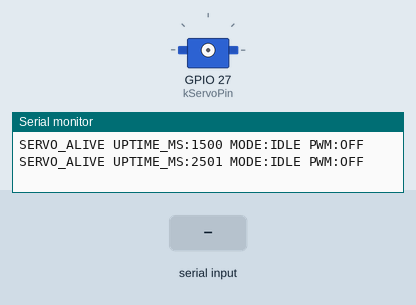
Bench run of a program on a simulated ESP32. Shown: servo, the last lines printed to the serial monitor. The test bench sets the inputs (shaded band). Servo pulses on a pin are drawn as a servo (544–2400 µs = 0–180°).

Above: at 2.7 s.
2.8 s: "CENTER\n" received over Serial
4.3 s: "TEST\n" received over Serial
At 7.1 s:
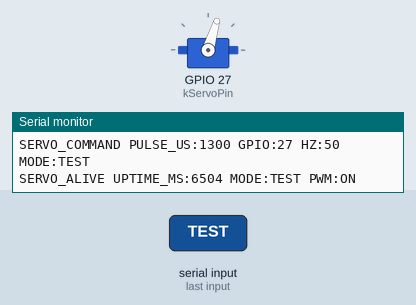
7.3 s: "STOP\n" received over Serial
At 8.1 s:
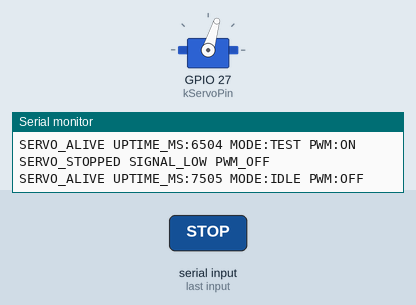
Timing chart, 0 to 10.3 s (numbered marks = the images above; inputs shaded):
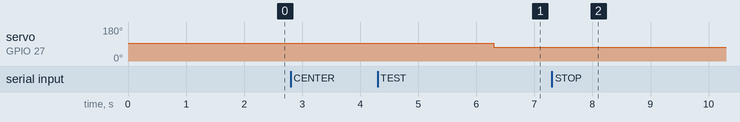

Measured:
- after the input at 4.3 s, servo on GPIO 27 (kServoPin): 93° → 73° after 2.0 s
- after the input at 7.3 s, servo on GPIO 27 (kServoPin): stays 73° (without the input it goes to 112° after 1.0 s)

The program:

main.cpp
```cpp
// Manual, unloaded SG90 test. External ~5 V supply; common ground; GPIO27.
// No automatic motion on boot/reset/open. CENTER and TEST require serial input.
// Pulse widths are commands, not measurements of the shaft's actual angle.
#include <Arduino.h>

static constexpr uint8_t kServoPin = 27;
static constexpr uint32_t kFrequency = 50;
static constexpr uint8_t kResolution = 16;
static constexpr uint16_t kPulsesUs[] = {1500, 1300, 1700, 1500};
enum class Mode { Idle, Center, Test };
static Mode mode = Mode::Idle;
static bool attached = false;
static uint8_t stepIndex = 0;
static unsigned long stepStarted = 0;
static unsigned long lastHeartbeat = 0;
static char command[24];
static size_t commandLength = 0;
static bool commandOverflow = false;

static const char *modeName() {
  if (mode == Mode::Center) return "CENTER";
  if (mode == Mode::Test) return "TEST";
  return "IDLE";
}

static void stopServo() {
  if (attached) {
    ledcWrite(kServoPin, 0);
    ledcDetach(kServoPin);
    attached = false;
  }
  digitalWrite(kServoPin, LOW);
  pinMode(kServoPin, OUTPUT);
  mode = Mode::Idle;
  Serial.println("SERVO_STOPPED SIGNAL_LOW PWM_OFF");
}

static bool sendPulse(uint16_t pulseUs) {
  if (!attached) {
    attached = ledcAttach(kServoPin, kFrequency, kResolution);
    if (!attached) {
      Serial.println("SERVO_ERROR PWM_ATTACH_FAILED");
      stopServo();
      return false;
    }
  }
  const uint32_t duty = (static_cast<uint32_t>(pulseUs) * 65535UL + 10000UL) / 20000UL;
  if (!ledcWrite(kServoPin, duty)) {
    Serial.println("SERVO_ERROR PWM_WRITE_FAILED");
    stopServo();
    return false;
  }
  stepStarted = millis();
  Serial.printf("SERVO_COMMAND PULSE_US:%u GPIO:27 HZ:50 MODE:%s\n", pulseUs, modeName());
  return true;
}

static void handleCommand() {
  if (!strcmp(command, "ID") || !strcmp(command, "STATUS")) {
    Serial.printf("SPARKBENCH SERVO_TEST GPIO:27 MODE:%s PWM:%s\n", modeName(), attached ? "ON" : "OFF");
  } else if (!strcmp(command, "STOP")) {
    stopServo();
  } else if (!strcmp(command, "CENTER")) {
    stopServo();
    mode = Mode::Center;
    sendPulse(1500);
  } else if (!strcmp(command, "TEST")) {
    stopServo();
    mode = Mode::Test;
    stepIndex = 0;
    sendPulse(kPulsesUs[stepIndex]);
  } else if (commandLength) {
    Serial.println("ERROR COMMANDS:ID STATUS CENTER TEST STOP");
  }
}

void setup() {
  digitalWrite(kServoPin, LOW);
  pinMode(kServoPin, OUTPUT);
  pinMode(25, INPUT);
  pinMode(26, INPUT);
  Serial.begin(115200);
  delay(1500);
  Serial.println("SPARKBENCH SERVO_TEST READY GPIO:27 PWM:OFF WAITING_FOR_COMMAND");
}

void loop() {
  while (Serial.available()) {
    const char c = static_cast<char>(Serial.read());
    if (c == '\r') continue;
    if (c == '\n') {
      command[commandLength] = '\0';
      if (!commandOverflow) handleCommand();
      else Serial.println("ERROR COMMAND_TOO_LONG");
      commandLength = 0;
      commandOverflow = false;
    } else if (!commandOverflow && commandLength + 1 < sizeof(command)) {
      command[commandLength++] = c;
    } else {
      commandOverflow = true;
    }
  }
  const unsigned long now = millis();
  if (mode == Mode::Center && now - stepStarted >= 3000) {
    stopServo();
    Serial.println("SERVO_CENTER_DONE");
  } else if (mode == Mode::Test && now - stepStarted >= 2000) {
    ++stepIndex;
    if (stepIndex >= sizeof(kPulsesUs) / sizeof(kPulsesUs[0])) {
      stopServo();
      Serial.println("SERVO_TEST_DONE");
    } else {
      sendPulse(kPulsesUs[stepIndex]);
    }
  }
  if (now - lastHeartbeat >= 1000) {
    lastHeartbeat = now;
    Serial.printf("SERVO_ALIVE UPTIME_MS:%lu MODE:%s PWM:%s\n", now, modeName(), attached ? "ON" : "OFF");
  }
  delay(2);
}
```
